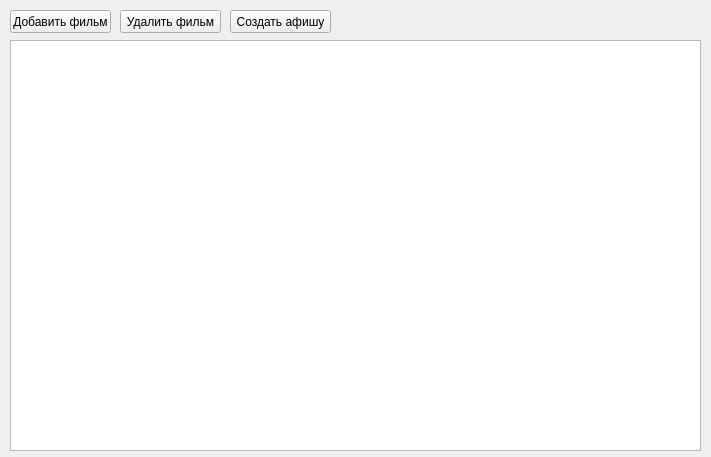
<?xml version="1.0" encoding="UTF-8"?>
<ui version="4.0">
 <class>Form</class>
 <widget class="QWidget" name="Form">
  <property name="geometry">
   <rect>
    <x>0</x>
    <y>0</y>
    <width>711</width>
    <height>457</height>
   </rect>
  </property>
  <property name="windowTitle">
   <string>Form</string>
  </property>
  <widget class="QPushButton" name="add_film_button">
   <property name="geometry">
    <rect>
     <x>10</x>
     <y>10</y>
     <width>101</width>
     <height>23</height>
    </rect>
   </property>
   <property name="text">
    <string>Добавить фильм</string>
   </property>
  </widget>
  <widget class="QPushButton" name="delete_film_button">
   <property name="geometry">
    <rect>
     <x>120</x>
     <y>10</y>
     <width>101</width>
     <height>23</height>
    </rect>
   </property>
   <property name="text">
    <string>Удалить фильм</string>
   </property>
  </widget>
  <widget class="QTableWidget" name="film_table_data">
   <property name="geometry">
    <rect>
     <x>10</x>
     <y>40</y>
     <width>691</width>
     <height>411</height>
    </rect>
   </property>
  </widget>
  <widget class="QPushButton" name="create_afisha_button">
   <property name="geometry">
    <rect>
     <x>230</x>
     <y>10</y>
     <width>101</width>
     <height>23</height>
    </rect>
   </property>
   <property name="text">
    <string>Создать афишу</string>
   </property>
  </widget>
 </widget>
 <resources/>
 <connections/>
</ui>
